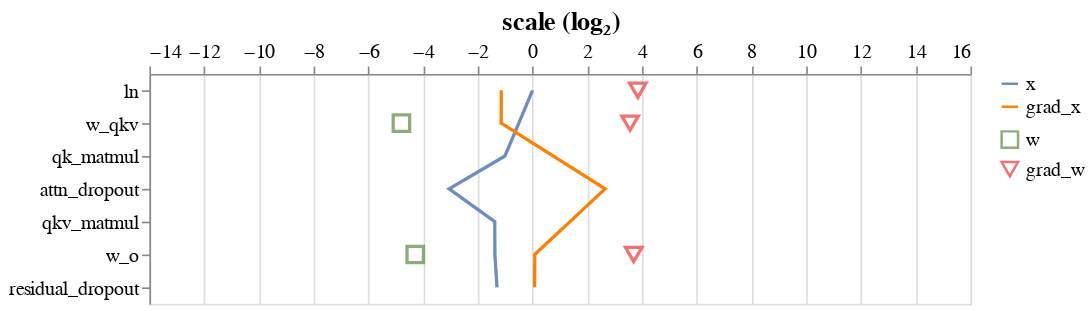

This figure's notebook cell:
### Code cell
attention = Attention(config).apply(init_weights(glorot_init))
analyse_attn(attention, config)

### Figure 1 — Vega-Lite specification as saved in the notebook (floating-point values rounded to 4 significant figures)
{"config": {"view": {"continuousWidth": 400, "continuousHeight": 300}, "axis": {"labelFontSize": 12, "titleFontSize": 16}}, "layer": [{"data": {"name": "data-059dac9ebdd4bac2bacd137af2b868ef"}, "mark": "line", "encoding": {"color": {"field": "type", "legend": {"labelFontSize": 12, "symbolSize": 100, "title": ""}, "scale": {"range": ["#6C8EBF", "#FF8000"]}, "sort": "descending", "type": "nominal"}, "x": {"axis": {"orient": "top", "values": [-14.0, -12.0, -10.0, -8.0, -6.0, -4.0, -2.0, 0.0, 2.0, 4.0, 6.0, 8.0, 10.0, 12.0, 14.0, 16.0]}, "field": "scale (log₂)", "scale": {"domain": [-14.0, 16.0]}, "type": "quantitative"}, "y": {"field": "op", "sort": ["ln", "w_qkv", "qk_matmul", "attn_dropout", "qkv_matmul", "w_o", "residual_dropout"], "title": "", "type": "ordinal"}}}, {"data": {"name": "data-cd3eefd10fb144a33d7d0056c533eb25"}, "mark": {"type": "point", "size": 100}, "encoding": {"color": {"field": "type", "legend": {"labelFontSize": 12, "symbolSize": 100, "title": ""}, "scale": {"range": ["#5D8944", "#ED3434"]}, "sort": "descending", "type": "nominal"}, "shape": {"field": "type", "scale": {"range": ["square", "triangle-down"]}, "sort": "descending", "type": "nominal"}, "x": {"axis": {"orient": "top", "values": [-14.0, -12.0, -10.0, -8.0, -6.0, -4.0, -2.0, 0.0, 2.0, 4.0, 6.0, 8.0, 10.0, 12.0, 14.0, 16.0]}, "field": "scale (log₂)", "scale": {"domain": [-14.0, 16.0]}, "type": "quantitative"}, "y": {"field": "op", "sort": ["ln", "w_qkv", "qk_matmul", "attn_dropout", "qkv_matmul", "w_o", "residual_dropout"], "title": "", "type": "ordinal"}}}], "resolve": {"scale": {"color": "independent", "shape": "independent"}}, "width": 500, "$schema": "https://vega.github.io/schema/vega-lite/v4.17.0.json", "datasets": {"data-059dac9ebdd4bac2bacd137af2b868ef": [{"type": "x", "op": "ln", "scale (log₂)": -5.417e-06}, {"type": "x", "op": "w_qkv", "scale (log₂)": -0.5014}, {"type": "x", "op": "qk_matmul", "scale (log₂)": -1.01}, {"type": "x", "op": "attn_dropout", "scale (log₂)": -3.048}, {"type": "x", "op": "qkv_matmul", "scale (log₂)": -1.381}, {"type": "x", "op": "w_o", "scale (log₂)": -1.376}, {"type": "x", "op": "residual_dropout", "scale (log₂)": -1.299}, {"type": "grad_x", "op": "ln", "scale (log₂)": -1.144}, {"type": "grad_x", "op": "w_qkv", "scale (log₂)": -1.146}, {"type": "grad_x", "op": "attn_dropout", "scale (log₂)": 2.652}, {"type": "grad_x", "op": "w_o", "scale (log₂)": 0.08001}, {"type": "grad_x", "op": "residual_dropout", "scale (log₂)": 0.0751}], "data-cd3eefd10fb144a33d7d0056c533eb25": [{"type": "w", "op": "ln", "scale (log₂)": null}, {"type": "w", "op": "w_qkv", "scale (log₂)": -4.792}, {"type": "w", "op": "w_o", "scale (log₂)": -4.287}, {"type": "grad_w", "op": "ln", "scale (log₂)": 3.848}, {"type": "grad_w", "op": "w_qkv", "scale (log₂)": 3.564}, {"type": "grad_w", "op": "w_o", "scale (log₂)": 3.696}]}}
